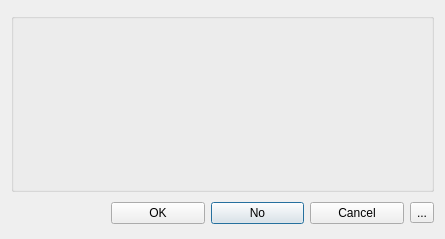
<?xml version="1.0" encoding="UTF-8"?>
<ui version="4.0">
 <class>Dialog</class>
 <widget class="QDialog" name="Dialog">
  <property name="geometry">
   <rect>
    <x>0</x>
    <y>0</y>
    <width>445</width>
    <height>239</height>
   </rect>
  </property>
  <property name="windowTitle">
   <string>Dialog</string>
  </property>
  <layout class="QGridLayout" name="gridLayout">
   <item row="1" column="0" colspan="5">
    <widget class="QGroupBox" name="groupBox">
     <property name="enabled">
      <bool>true</bool>
     </property>
     <property name="sizePolicy">
      <sizepolicy hsizetype="Expanding" vsizetype="Expanding">
       <horstretch>0</horstretch>
       <verstretch>0</verstretch>
      </sizepolicy>
     </property>
     <property name="cursor">
      <cursorShape>PointingHandCursor</cursorShape>
     </property>
     <property name="autoFillBackground">
      <bool>false</bool>
     </property>
     <property name="title">
      <string/>
     </property>
    </widget>
   </item>
   <item row="2" column="2">
    <widget class="QPushButton" name="NOpushButton_2">
     <property name="text">
      <string>No</string>
     </property>
    </widget>
   </item>
   <item row="0" column="1">
    <spacer name="verticalSpacer_2">
     <property name="orientation">
      <enum>Qt::Vertical</enum>
     </property>
     <property name="sizeType">
      <enum>QSizePolicy::Fixed</enum>
     </property>
     <property name="sizeHint" stdset="0">
      <size>
       <width>20</width>
       <height>2</height>
      </size>
     </property>
    </spacer>
   </item>
   <item row="2" column="4">
    <widget class="QToolButton" name="toolButton">
     <property name="text">
      <string>...</string>
     </property>
    </widget>
   </item>
   <item row="2" column="0">
    <spacer name="verticalSpacer">
     <property name="orientation">
      <enum>Qt::Vertical</enum>
     </property>
     <property name="sizeType">
      <enum>QSizePolicy::Fixed</enum>
     </property>
     <property name="sizeHint" stdset="0">
      <size>
       <width>10</width>
       <height>30</height>
      </size>
     </property>
    </spacer>
   </item>
   <item row="2" column="1">
    <widget class="QPushButton" name="OKpushButton">
     <property name="text">
      <string>OK</string>
     </property>
    </widget>
   </item>
   <item row="2" column="3">
    <widget class="QPushButton" name="CancelpushButton_3">
     <property name="text">
      <string>Cancel</string>
     </property>
    </widget>
   </item>
  </layout>
 </widget>
 <resources/>
 <connections/>
</ui>
